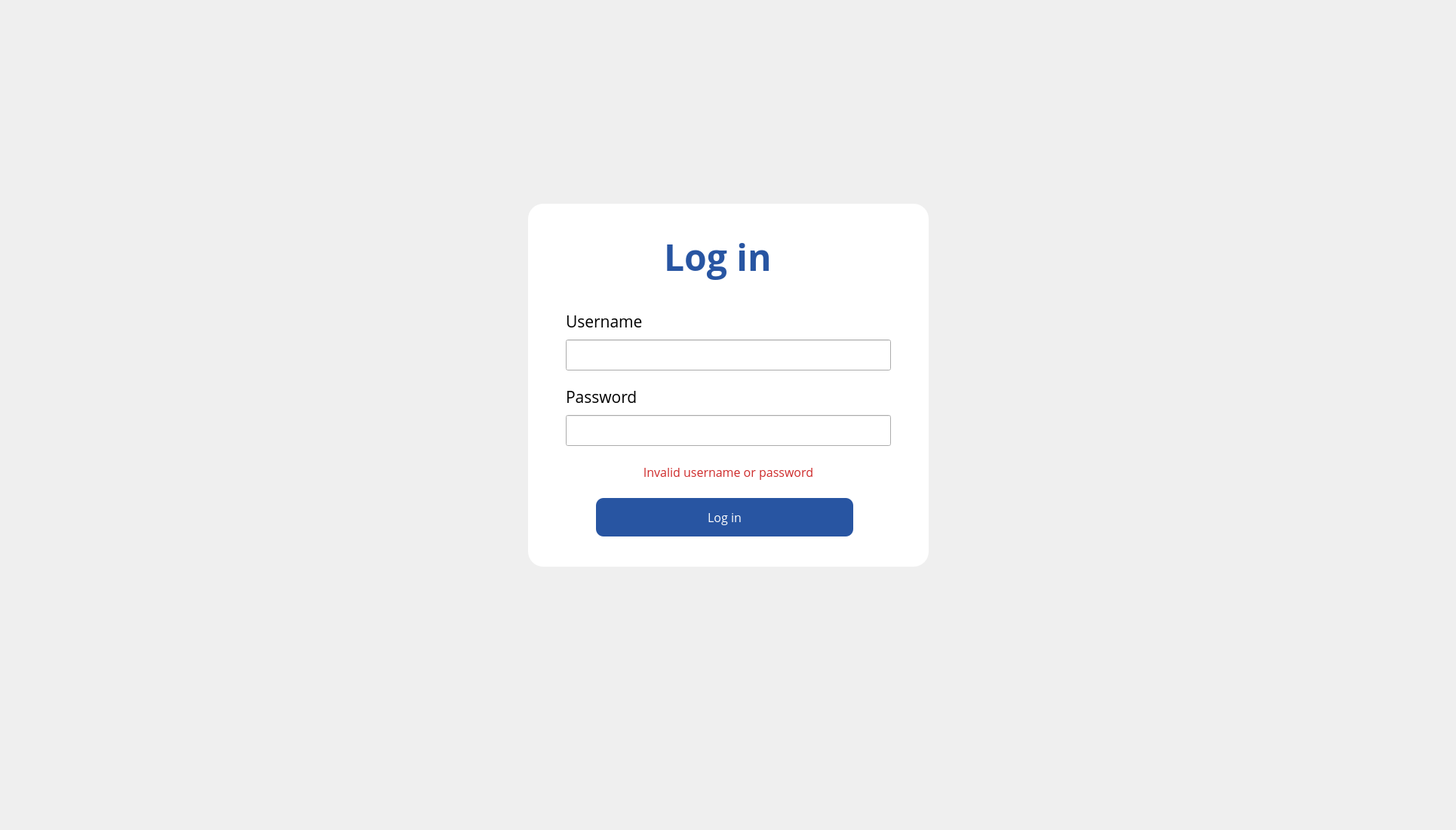
    <widget class="QWidget" name="loginPage">
     <property name="styleSheet">
      <string notr="true"/>
     </property>
     <widget class="QLabel" name="background">
      <property name="geometry">
       <rect>
        <x>0</x>
        <y>0</y>
        <width>1921</width>
        <height>1091</height>
       </rect>
      </property>
      <property name="text">
       <string/>
      </property>
      <property name="pixmap">
       <pixmap>resources/backgroundlogin.jpg</pixmap>
      </property>
      <property name="scaledContents">
       <bool>true</bool>
      </property>
     </widget>
     <widget class="QFrame" name="frame">
      <property name="geometry">
       <rect>
        <x>700</x>
        <y>270</y>
        <width>531</width>
        <height>481</height>
       </rect>
      </property>
      <property name="styleSheet">
       <string notr="true">QFrame{
	background-color: rgb(255, 255, 255);
	border-radius: 20px;
}</string>
      </property>
      <property name="frameShape">
       <enum>QFrame::StyledPanel</enum>
      </property>
      <property name="frameShadow">
       <enum>QFrame::Raised</enum>
      </property>
      <widget class="QPushButton" name="buttonLogin">
       <property name="geometry">
        <rect>
         <x>90</x>
         <y>390</y>
         <width>341</width>
         <height>51</height>
        </rect>
       </property>
       <property name="font">
        <font>
         <family>Open Sans</family>
         <pointsize>12</pointsize>
         <weight>50</weight>
         <bold>false</bold>
        </font>
       </property>
       <property name="styleSheet">
        <string notr="true">background-color: rgb(40, 85, 162);
border-radius: 10px;
color: white</string>
       </property>
       <property name="text">
        <string>Log in</string>
       </property>
      </widget>
      <widget class="QLineEdit" name="textPassword">
       <property name="geometry">
        <rect>
         <x>50</x>
         <y>280</y>
         <width>431</width>
         <height>41</height>
        </rect>
       </property>
       <property name="font">
        <font>
         <pointsize>14</pointsize>
        </font>
       </property>
       <property name="styleSheet">
        <string notr="true">lineedit-password-character: 9679</string>
       </property>
       <property name="inputMethodHints">
        <set>Qt::ImhNone</set>
       </property>
       <property name="maxLength">
        <number>32766</number>
       </property>
       <property name="frame">
        <bool>true</bool>
       </property>
      </widget>
      <widget class="QLabel" name="labelPassword">
       <property name="geometry">
        <rect>
         <x>50</x>
         <y>240</y>
         <width>131</width>
         <height>31</height>
        </rect>
       </property>
       <property name="font">
        <font>
         <family>Open Sans</family>
         <pointsize>16</pointsize>
        </font>
       </property>
       <property name="text">
        <string>Password</string>
       </property>
      </widget>
      <widget class="QLineEdit" name="textUsername">
       <property name="geometry">
        <rect>
         <x>50</x>
         <y>180</y>
         <width>431</width>
         <height>41</height>
        </rect>
       </property>
       <property name="font">
        <font>
         <pointsize>14</pointsize>
        </font>
       </property>
       <property name="styleSheet">
        <string notr="true"/>
       </property>
      </widget>
      <widget class="QLabel" name="labelLoginError">
       <property name="geometry">
        <rect>
         <x>130</x>
         <y>340</y>
         <width>271</width>
         <height>31</height>
        </rect>
       </property>
       <property name="font">
        <font>
         <family>Open Sans</family>
         <pointsize>12</pointsize>
        </font>
       </property>
       <property name="styleSheet">
        <string notr="true">color: rgb(206, 42, 42);</string>
       </property>
       <property name="text">
        <string>Invalid username or password</string>
       </property>
       <property name="alignment">
        <set>Qt::AlignCenter</set>
       </property>
      </widget>
      <widget class="QLabel" name="labelUsername">
       <property name="geometry">
        <rect>
         <x>50</x>
         <y>140</y>
         <width>151</width>
         <height>31</height>
        </rect>
       </property>
       <property name="font">
        <font>
         <family>Open Sans</family>
         <pointsize>16</pointsize>
        </font>
       </property>
       <property name="text">
        <string>Username</string>
       </property>
      </widget>
      <widget class="QLabel" name="labelLogin">
       <property name="geometry">
        <rect>
         <x>180</x>
         <y>40</y>
         <width>171</width>
         <height>61</height>
        </rect>
       </property>
       <property name="font">
        <font>
         <family>Open Sans</family>
         <pointsize>36</pointsize>
         <weight>75</weight>
         <bold>true</bold>
        </font>
       </property>
       <property name="styleSheet">
        <string notr="true">color: rgb(40, 85, 162)</string>
       </property>
       <property name="text">
        <string>Log in</string>
       </property>
      </widget>
      <zorder>buttonLogin</zorder>
      <zorder>labelPassword</zorder>
      <zorder>labelLoginError</zorder>
      <zorder>labelUsername</zorder>
      <zorder>labelLogin</zorder>
      <zorder>textUsername</zorder>
      <zorder>textPassword</zorder>
     </widget>
    </widget>
